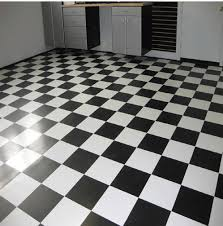
#> input picture Act 4/tiles.png, 223 x 226 px
$ python harris_corner.py
#> lines starting #> are read from the running program, lines starting #| are printed output that depends on the picture; after the words box and inside, x2 and y2 are one past the last pixel; in counts of white or black regions, pixels touching at a corner belong together
import cv2
import numpy as np
import matplotlib.pyplot as plt
import os
from skimage.feature import hog
from skimage import exposure

# Load image
IMG = os.path.join(os.path.dirname(os.path.abspath(__file__)), "tiles.png")
img = cv2.imread(IMG)
#> img is the input picture: shape (226, 223, 3); mean B, G, R 117.7, 119.9, 119.7
if img is None:
    raise FileNotFoundError(f"Image not found at {IMG}")

# Convert to grayscale
gray = cv2.cvtColor(img, cv2.COLOR_BGR2GRAY)

# --- Harris Corner ---
harris_img = img.copy()
gray_float = np.float32(gray)
dst = cv2.cornerHarris(gray_float, 2, 3, 0.04)
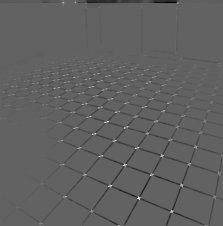
#> dst: shape (226, 223) float32; min -71706664, max 114038568, mean -1106107.9; drawn with min black and max white
dst = cv2.dilate(dst, None)
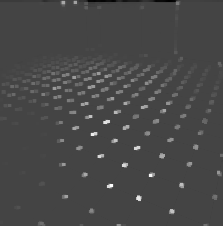
#> dst: shape (226, 223) float32; min -41611528, max 114038568, mean 2030624.6; drawn with min black and max white
harris_img[dst > 0.01 * dst.max()] = [0, 0, 255]
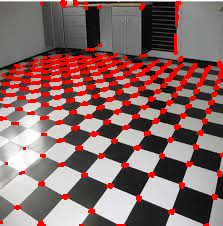
#> harris_img: shape (226, 223, 3); 12.71% of pixels changed, all inside (x1, y1, x2, y2) = (0, 0, 223, 226)

# --- SIFT ---
sift_img = img.copy()
sift = cv2.SIFT_create()
kp_sift = sift.detect(gray, None)
#> kp_sift = 653 keypoints; strongest (x, y, size): (131, 181, 16.8), (160, 192, 18.6), (171, 170, 15.3), (143, 161, 14.4)
sift_img = cv2.drawKeypoints(sift_img, kp_sift, None,
                             flags=cv2.DRAW_MATCHES_FLAGS_DRAW_RICH_KEYPOINTS)
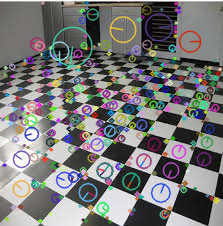
#> sift_img: shape (226, 223, 3); mean B, G, R 120, 120.3, 120.5

# --- ORB ---
orb_img = img.copy()
orb = cv2.ORB_create()
kp_orb = orb.detect(gray, None)
#> kp_orb = 448 keypoints; strongest (x, y, size): (179, 182, 31), (183, 183, 31), (149, 176, 31), (178, 186, 31)
orb_img = cv2.drawKeypoints(orb_img, kp_orb, None,
                            color=(0, 255, 0), flags=0)
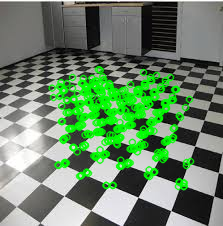
#> orb_img: shape (226, 223, 3); mean B, G, R 104.5, 135.2, 106.2

# --- HOG (with visualization using scikit-image) ---
hog_features, hog_img = hog(
    gray,
    orientations=9,
    pixels_per_cell=(8, 8),
    cells_per_block=(2, 2),
    block_norm="L2-Hys",
    visualize=True
)
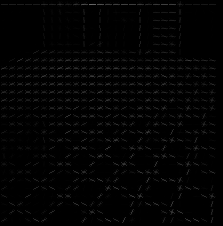
#> hog_img: shape (226, 223) float64; min 0, max 105.3, mean 3.3

# Rescale intensity for better contrast
hog_img = exposure.rescale_intensity(hog_img, in_range=(0, 10))
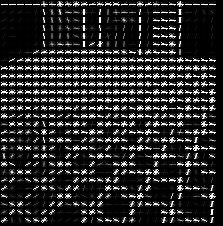
#> hog_img: shape (226, 223) float64; min 0, max 1, mean 0.164

# Convert BGR → RGB for matplotlib
harris_img = cv2.cvtColor(harris_img, cv2.COLOR_BGR2RGB)
sift_img = cv2.cvtColor(sift_img, cv2.COLOR_BGR2RGB)
orb_img = cv2.cvtColor(orb_img, cv2.COLOR_BGR2RGB)

# Plot results
fig, axs = plt.subplots(1, 4, figsize=(20, 5))
axs[0].imshow(harris_img)
axs[0].set_title("Harris Corners")
axs[1].imshow(sift_img)
axs[1].set_title("SIFT Keypoints")
axs[2].imshow(orb_img)
axs[2].set_title("ORB Keypoints")
axs[3].imshow(hog_img, cmap='gray')
axs[3].set_title("HOG Visualization")
for ax in axs:
    ax.axis("off")

plt.show()

$ run again, with Act 4/fring.png copied over Act 4/tiles.png
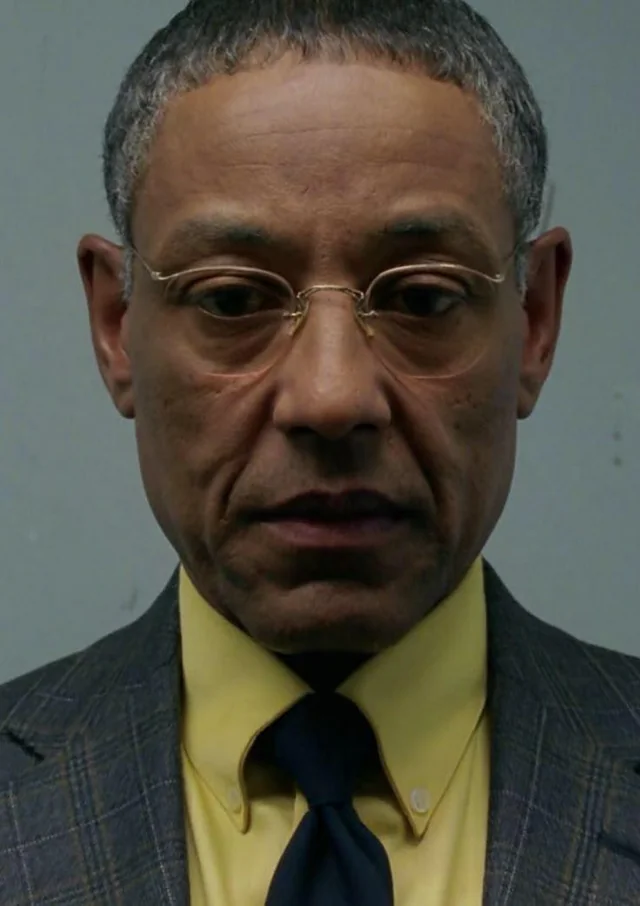
#> input picture Act 4/fring.png, 640 x 906 px
#> img is the input picture: shape (906, 640, 3); mean B, G, R 66.1, 77.9, 80.9
#> `harris_img[dst > 0.01 * dst.max()] = [0, 0, 255]`:
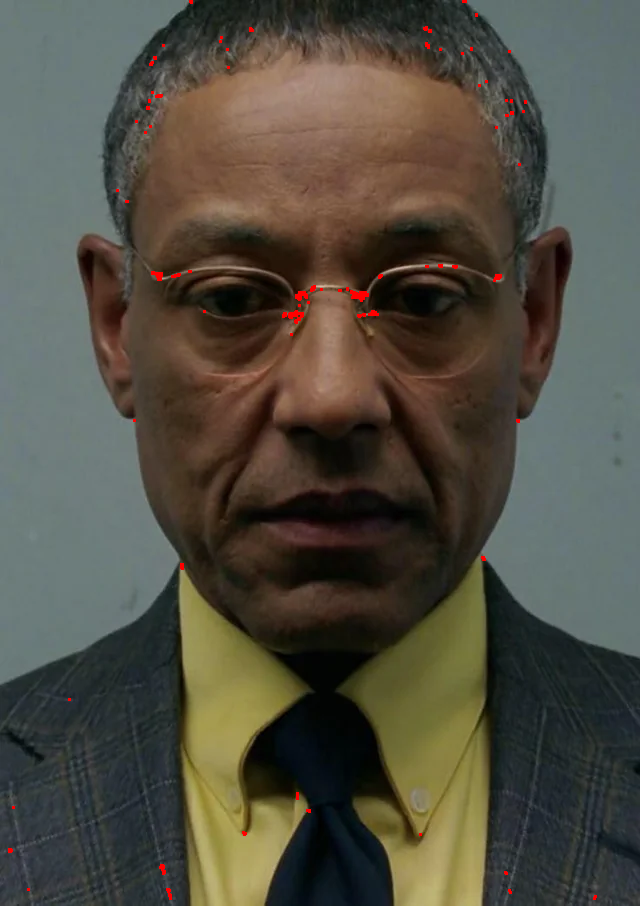
#> harris_img: shape (906, 640, 3); 0.28% of pixels changed, all inside (x1, y1, x2, y2) = (8, 0, 597, 900)
#> kp_sift = 631 keypoints; strongest (x, y, size): (294, 314, 2), (362, 294, 1.9), (322, 757, 82.9), (269, 764, 41.7)
#> kp_orb = 500 keypoints; strongest (x, y, size): (362, 293, 31), (293, 314, 31), (364, 292, 31), (359, 295, 31)
#> `hog_img = exposure.rescale_intensity(hog_img, in_range=(0, 10))`:
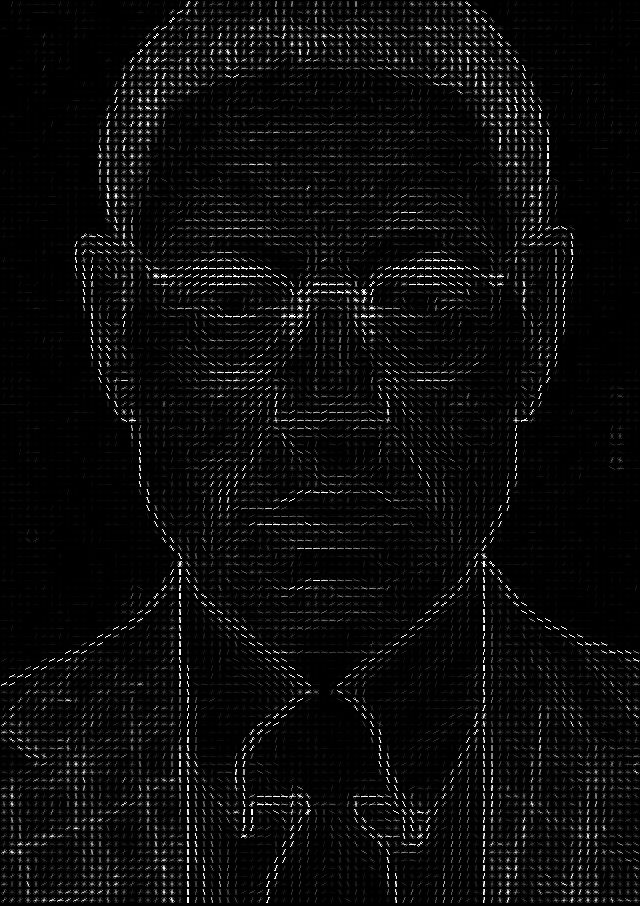
#> hog_img: shape (906, 640) float64; min 0, max 1, mean 0.0438
